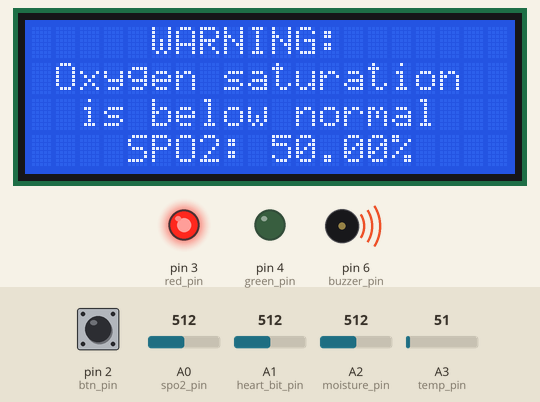
Bench run of a sketch on a simulated Arduino Uno, built with avr-gcc and run on an emulated ATmega328P. Parts: 20×4 character LCD, output pins drawn as LEDs (lit = HIGH), buzzer (waves = sounding, pin HIGH). Inputs (shaded band) come from the test bench; at power-on: A1 (heart_bit_pin) = 512, A2 (moisture_pin) = 512, A3 (temp_pin) = 51, pin 2 (btn_pin) HIGH, A0 (spo2_pin) = 512. What the sketch prints to the serial monitor is not drawn.

Above: at 1.09 s.
1.6 s: A1 (heart_bit_pin) set to 194
3.6 s: A1 (heart_bit_pin) set to 171
At 3.85 s:
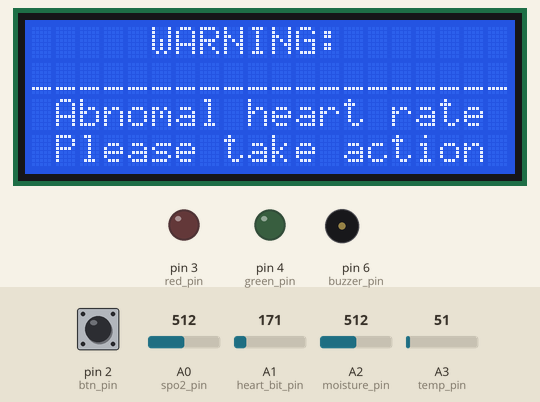
6.0 s: A2 (moisture_pin) set to 315
7.9 s: A2 (moisture_pin) set to 296
At 9.27 s:
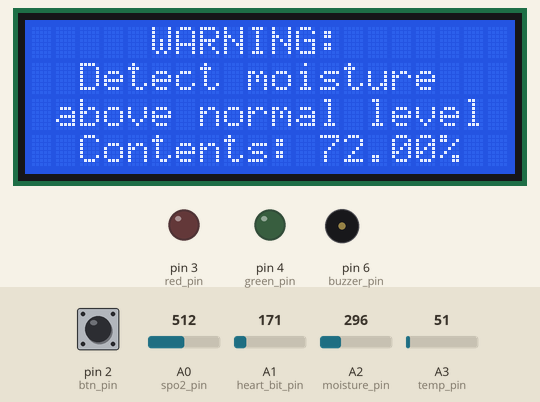
11.0 s: A1 (heart_bit_pin) set to 992
At 11.7 s:
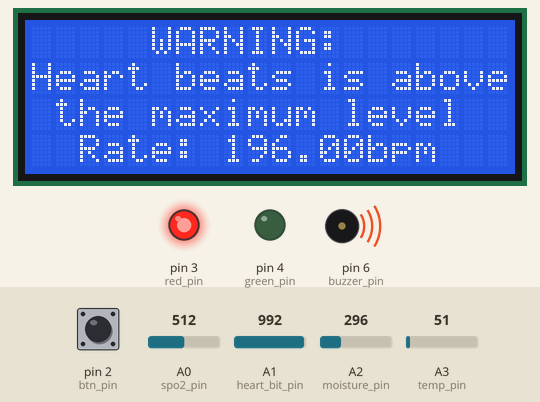
14.1 s: A3 (temp_pin) set to 61
At 14.79 s:
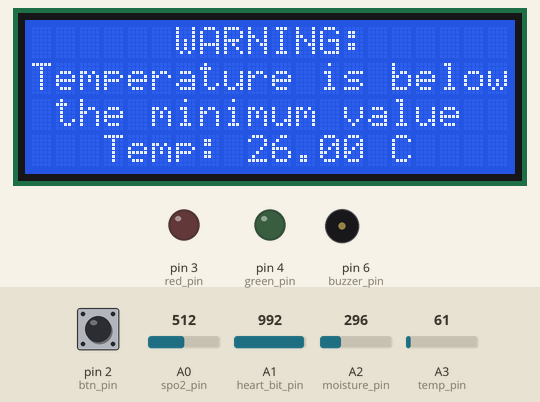
Timing chart, 0 to 17.2 s (numbered marks = the images above; inputs shaded):
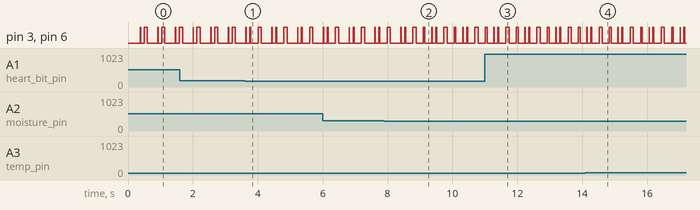

The sketch:

Simulation_codes.ino
```cpp
#include "Functions.h"

void setup() {
  pin_config();
  Serial.begin(9600);
  lcd.begin(20, 4);
  attachInterrupt(digitalPinToInterrupt(btn_pin), isr_count, FALLING);

  initializing();
}

void loop() {
  operations();
  delay(100);
}
```

Declarations.h
```cpp
// Pins definitions
const uint8_t spo2_pin = A0, heart_bit_pin = A1, moisture_pin = A2, temp_pin = A3;
const uint8_t btn_pin = 2, red_pin = 3, green_pin = 4, buzzer_pin = 6;

void pin_config(){
  // Rember analog pin are input by defalt
  pinMode(btn_pin, INPUT_PULLUP);
  pinMode(red_pin, OUTPUT);
  pinMode(green_pin, OUTPUT);
  pinMode(buzzer_pin, OUTPUT);
}

// Other userfull constants and variables
/*
 NOTES:
 APNEA will occure when heart rate is below 80bpm and spo2 is less than 85%
*/

/* CONSTANTS */
const float min_temp = 36.4, max_temp = 37.6; // This value measured in degree centigrade (C)
const uint8_t min_heart_bit = 102, max_heart_bit = 164; // This value measured in beat per minits (bpm)
const uint8_t min_spo2 = 94, max_moisture = 70;   // These values mesured in percentage (%)

String line = "____________________";

/* VARIABLES */
boolean safe, apnea, safe_temp, safe_bits, safe_spo2, safe_moisture;
unsigned long initial_time;
float temp_val, moisture_val, heart_rate, spo2_val;
```

Display.h
```cpp
#include <LiquidCrystal.h>
const int rs=13, en=12, d4=11, d5=10, d6=9, d7=8;
LiquidCrystal lcd(rs, en, d4, d5, d6, d7);

String cut_string(String str, int col) {
  return str.substring(0, col);
}

void lcd_print(String str0, String str1, String str2, String str3) {
  const uint8_t columns = 20;
  if (str0.length() > columns) str0 = cut_string(str0, columns);
  if (str1.length() > columns) str1 = cut_string(str1, columns);
  if (str2.length() > columns) str2 = cut_string(str2, columns);
  if (str3.length() > columns) str3 = cut_string(str3, columns);

  uint8_t pre_space0 = (columns - str0.length()) / 2,
          pre_space1 = (columns - str1.length()) / 2,
          pre_space2 = (columns - str2.length()) / 2,
          pre_space3 = (columns - str3.length()) / 2;

  lcd.clear();
  lcd.setCursor(pre_space0, 0); lcd.print(str0);
  lcd.setCursor(pre_space1, 1); lcd.print(str1);
  lcd.setCursor(pre_space2, 2); lcd.print(str2);
  lcd.setCursor(pre_space3, 3); lcd.print(str3);
  delay(100);
}
```

Functions.h
```cpp
#include "Declarations.h"
#include "Display.h"


// Method for initializing process
void initializing(){
  Serial.println("System initializing...");
  lcd_print("", "Welcome", "", "");
  lcd_print("", "Title", "System", "");
  lcd_print("", "Intializing...", "", "");
  Serial.println("DONE");
  Serial.println("_________________________________");
}

// Method for interrupt feeding btn
void isr_count(){
  initial_time = millis();
  Serial.println("Start counting time for another feeding time");
}

// Method for measurement of sensors
float measure(String _val){
  if (_val == "spo2") return map(analogRead(spo2_pin), 0., 1023., 100., 0.);
  else if(_val == "temperature") return map(analogRead(temp_pin), 0., 1023., 25., 45.);
  else if (_val == "moisture") return map(analogRead(moisture_pin), 0., 1023., 100., 0.);
  else if (_val == "heart rate") return map(analogRead(heart_bit_pin), 0., 1023., 80., 200.);
}

// Method for the alerting system
void alert(String param){
  int delay_time;
  if (param == "spo2") delay_time = 10;
  else if(param == "apnea") delay_time = 500;
  else if (param == "moisture") delay_time = 50;
  else if (param == "heart rate") delay_time = 30;
  else if (param == "temperature") delay_time = 100;
  else delay_time = 0;

  if (delay_time == 0){
    digitalWrite(green_pin, HIGH);
  }else{
    digitalWrite(green_pin, LOW);
    digitalWrite(red_pin, HIGH);
    digitalWrite(buzzer_pin, HIGH);
    delay(delay_time);
    digitalWrite(red_pin, LOW);
    digitalWrite(buzzer_pin, LOW);
  }
}

// Method for the whole operations
void operations(){
  // Take the mesuremets values
  spo2_val = measure("spo2");
  temp_val = measure("temperature");
  moisture_val = measure("moisture");
  heart_rate = measure("heart rate");


  // Check apnea
  if(heart_rate < 80 && spo2_val < 85) apnea = true;
  else apnea = false;

  if(apnea){
    lcd_print("WARNING: ", line, "APNEA condition", "please take action"); delay(200);
    lcd_print("WARNING: ", "APNEA", "Bits: " + String(heart_rate) + "bpm", "SPO2: " + String(spo2_val) + "%");
    safe = false;
  }else{
    // Start check as all parameters are safe
    safe_temp = true;
    safe_bits = true;
    safe_spo2 = true;
    safe_moisture = true;

    // Check SPO2 value status and alert if not safe condition
    if(spo2_val < min_spo2){
      alert("spo2");
      lcd_print("WARNING: ", "Oxygen saturation", "is below normal", + "SPO2: " + String(spo2_val) + "%");
      safe_spo2 = false;
    }

    //Check the Heart rate status and alert if not safe condition
    if(heart_rate < min_heart_bit || heart_rate > max_heart_bit){
      alert("heart rate");
      lcd_print("WARNING: ", line, "Abnomal heart rate", "Please take action");

      if(heart_rate < min_heart_bit)
        lcd_print("WARNING: ", "Heart beats is below", "the minimum level", "Rate: " + String(heart_rate) + "bpm");
      else if(heart_rate > max_heart_bit)
        lcd_print("WARNING: ", "Heart beats is above", "the maximum level", "Rate: " + String(heart_rate) + "bpm");

      safe_bits = false;
    }

    // Check the temperature status and alert if not safe condition
    if(temp_val < min_temp || temp_val > max_temp){
      alert("temperature");
      lcd_print("WARNING:", line, "Abnomal tempeture", "Please take action");

      if(temp_val < min_temp)
        lcd_print("WARNING:", "Temperature is below", "the minimum value", "Temp: " + String(temp_val) + " C");
      else if(temp_val > max_temp)
        lcd_print("WARNING:", "Temperature is above", "the maximum value", "Temp: " + String(temp_val) + " C");

      safe_temp = false;
    }

    // Check moisture contents and alert if not safe condition
    if(moisture_val > max_moisture){
      alert("moisture");
      lcd_print("WARNING: ", "Detect moisture", "above normal level", + "Contents: " + String(moisture_val) + "%");
      safe_moisture = false;
    }


    // Set safe condition
    if( safe_temp && safe_bits && safe_spo2 && safe_moisture) safe = true;
    else safe = false;
  }


  // Show parameter on display if everything is safe
  if(safe){
    lcd_print("DETAILS:",
              "Bits: " + String(heart_rate) + "bpm",
              "SPO2: " + String(spo2_val) + "%",
              "T:" + String(temp_val) + "C - H:" + String(moisture_val) + "%");
  }
}


/*
float measure_temp(){
  temp_val = analogRead(temp_pin);
  temp_val =  map(temp_val, 0, 1023, 25, 45);
  return temp_val;
}

float measure_moisture(){
  moisture_val = analogRead(moisture_pin);
  moisture_val = map(moisture_val, 0, 1023, 0, 100);
  return moisture_val;
}
*/
```

Measured:
- the behaviour switches between 188 and 187 on A1 (heart_bit_pin) (found by bisection; images 0 and 1)
- the behaviour switches between 307 and 306 on A2 (moisture_pin) (found by bisection; images 1 and 2)
- after the input at 3.6 s, the display: first differs from a run without the input after 0.20 s (image 1)
- after the input at 7.9 s, the display: first differs from a run without the input after 1.3 s (image 2)
- after the input at 11.0 s, the display: first differs from a run without the input after 0.55 s (image 3)
- by itself, pin 3 (red_pin), pin 6 (buzzer_pin): repeats every 0.96 s: LOW 0.11 s, HIGH 0.03 s, LOW 0.22 s, HIGH 0.10 s, LOW 0.22 s, HIGH 0.05 s, LOW 0.21 s, HIGH 0.01 s
